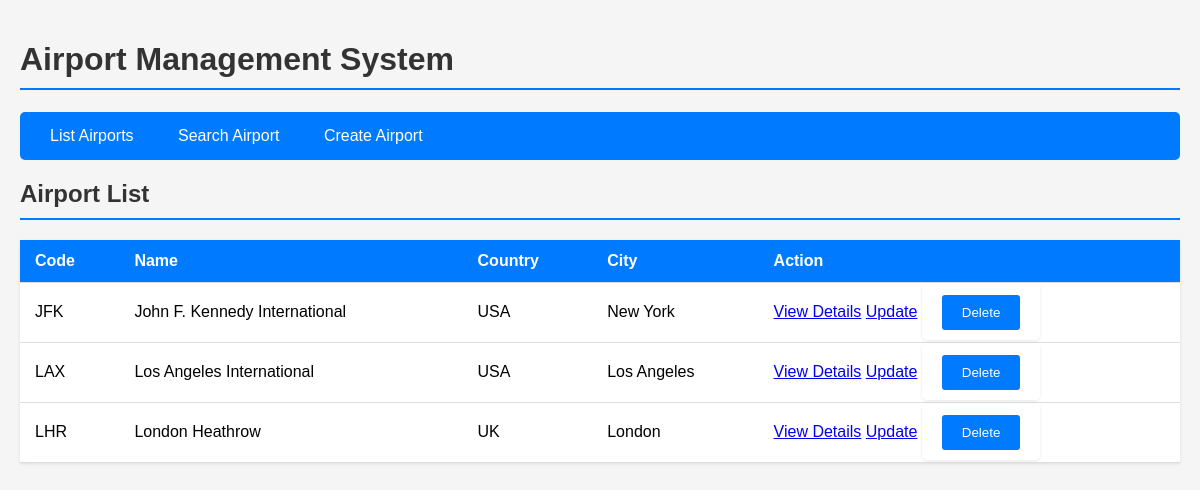
Before: /airport with the older database file.
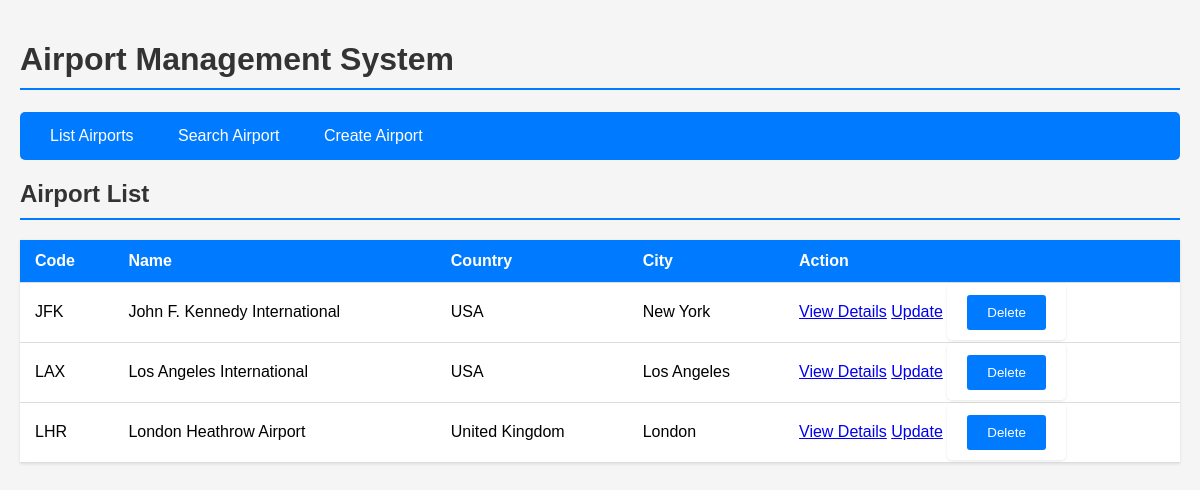
After: the same page with the newer database file.
### tables this page shows
CREATE TABLE airport (
        CODEV CHAR(3) PRIMARY KEY NOT NULL,
        NOM VARCHAR(50) NOT NULL,
        Pays VARCHAR(50) NOT NULL,
        VILLE VARCHAR(50) NOT NULL
    );

### routes/airport_routes.py (the view, shortened to what this page needs)
@airport_routes.route("/airport",methods=["GET", "POST"])
def airport():
    action = request.args.get("action", "list")
    airport_id = request.args.get("id", type=str)
    name = request.form.get("name", "")
    context = {}
    if action=="list":
        context["airports"]=Airport.get_all()
        context["view"]="list"
    elif action == "details" and airport_id:
        context["airport"]=Airport.get_airport_by_id(airport_id)
        context["view"]="details"
    elif action == "search":
        if request.method == "POST":
            context["airports"] =Airport.get_airport_by_name(name)
        context["view"]= "search"
    elif action == "city" and airport_id:
        context["city"]=Airport.get_city(airport_id)
        context["view"]="city"
    elif action== "delete" and airport_id and request.method == "POST":
        Airport.delete_airport(airport_id)
        return redirect(url_for('airport_routes.airport',action='list'))
    return render_template("airport.html",context=context)

### models/airport.py (called while the page is built)
    @staticmethod
    def get_db_connection():
        conn=sqlite3.connect("airplain.db")
        conn.row_factory=sqlite3.Row
        return conn

    @staticmethod
    def get_all():
        conn=Airport.get_db_connection()
        cursor=conn.cursor()
        cursor.execute("SELECT * FROM airport ")
        rows=cursor.fetchall()
        conn.close()
        if rows:
            return rows
        return None

### templates/airport.html (shortened to what this page needs)
<!DOCTYPE html>
<html lang="en">
<head>
</head>
<body>
    <h1>Airport Management System</h1>
    <nav>
        <a href="{{ url_for('airport_routes.airport', action='list') }}">List Airports</a>
        <a href="{{ url_for('airport_routes.airport', action='search') }}">Search Airport</a>
        <a href="{{ url_for('airport_routes.airport', action='create') }}">Create Airport</a>
    </nav>
    {% if context.view == "list" %}
        <h2>Airport List</h2>
        <table>
            <thead>
                <tr>
                    <th>Code</th>
                    <th>Name</th>
                    <th>Country</th>
                    <th>City</th>
                    <th>Action</th>
                </tr>
            </thead>
            <tbody>
                {% for airport in context.airports %}
                    <tr>
                        <td>{{ airport['CODEV'] }}</td>
                        <td>{{ airport['NOM'] }}</td>
                        <td>{{ airport['Pays'] }}</td>
                        <td>{{ airport['VILLE'] }}</td>
                        <td>
                            <a href="{{ url_for('airport_routes.airport', action='details', id=airport['CODEV']) }}">View Details</a>
                            <a href="{{ url_for('airport_routes.airport', action='update', id=airport['CODEV']) }}">Update</a>
                            <form method="POST" action="{{ url_for('airport_routes.airport', action='delete', id=airport['CODEV']) }}" style="display:inline;">
                                <button type="submit" onclick="return confirm('Are you sure you want to delete this airport?')">Delete</button>
                            </form>
                        </td>
                    </tr>
                {% endfor %}
            </tbody>
        </table>
    {% endif %}
</body>
</html>

### templates/airport.html (style rules this page uses)
body { font-family: Arial, sans-serif; max-width: 1200px; margin: 0 auto; padding: 20px; background-color: #f5f5f5; }
h1, h2 { color: #333; border-bottom: 2px solid #007bff; padding-bottom: 10px; }
nav { background-color: #007bff; padding: 15px; border-radius: 5px; margin: 20px 0; }
nav a { color: white; text-decoration: none; padding: 8px 15px; margin-right: 10px; border-radius: 3px; transition: background-color 0.3s; }
table { width: 100%; border-collapse: collapse; margin: 20px 0; background-color: white; box-shadow: 0 1px 3px rgba(0,0,0,0.1); }
th, td { padding: 12px 15px; text-align: left; border-bottom: 1px solid #ddd; }
th { background-color: #007bff; color: white; }
form { background-color: white; padding: 20px; border-radius: 5px; box-shadow: 0 1px 3px rgba(0,0,0,0.1); }
button { background-color: #007bff; color: white; border: none; padding: 10px 20px; border-radius: 3px; cursor: pointer; transition: background-color 0.3s; }

Changed rows visible on the page:
changed airport "LHR": NOM "London Heathrow" → "London Heathrow Airport"; Pays "UK" → "United Kingdom"
